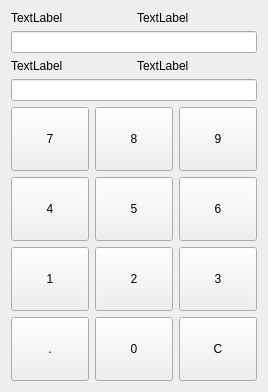
<?xml version="1.0" encoding="UTF-8"?>
<ui version="4.0">
 <class>Form</class>
 <widget class="QWidget" name="Form">
  <property name="geometry">
   <rect>
    <x>0</x>
    <y>0</y>
    <width>268</width>
    <height>386</height>
   </rect>
  </property>
  <property name="windowTitle">
   <string>Form</string>
  </property>
  <layout class="QVBoxLayout" name="verticalLayout">
   <item>
    <layout class="QGridLayout" name="gridLayout_2">
     <item row="2" column="1">
      <widget class="QLabel" name="label_4">
       <property name="text">
        <string>TextLabel</string>
       </property>
      </widget>
     </item>
     <item row="0" column="1">
      <widget class="QLabel" name="label_2">
       <property name="text">
        <string>TextLabel</string>
       </property>
      </widget>
     </item>
     <item row="3" column="0" colspan="2">
      <widget class="QLineEdit" name="le_resultat"/>
     </item>
     <item row="1" column="0" colspan="2">
      <widget class="QLineEdit" name="le_devise"/>
     </item>
     <item row="2" column="0">
      <widget class="QLabel" name="label_3">
       <property name="text">
        <string>TextLabel</string>
       </property>
      </widget>
     </item>
     <item row="0" column="0">
      <widget class="QLabel" name="label">
       <property name="text">
        <string>TextLabel</string>
       </property>
      </widget>
     </item>
    </layout>
   </item>
   <item>
    <layout class="QGridLayout" name="gridLayout">
     <item row="0" column="0">
      <widget class="QPushButton" name="btn_7">
       <property name="minimumSize">
        <size>
         <width>64</width>
         <height>64</height>
        </size>
       </property>
       <property name="text">
        <string>7</string>
       </property>
      </widget>
     </item>
     <item row="0" column="1">
      <widget class="QPushButton" name="btn_8">
       <property name="minimumSize">
        <size>
         <width>64</width>
         <height>64</height>
        </size>
       </property>
       <property name="text">
        <string>8</string>
       </property>
      </widget>
     </item>
     <item row="0" column="2">
      <widget class="QPushButton" name="btn_9">
       <property name="minimumSize">
        <size>
         <width>64</width>
         <height>64</height>
        </size>
       </property>
       <property name="text">
        <string>9</string>
       </property>
      </widget>
     </item>
     <item row="1" column="0">
      <widget class="QPushButton" name="btn_4">
       <property name="minimumSize">
        <size>
         <width>64</width>
         <height>64</height>
        </size>
       </property>
       <property name="text">
        <string>4</string>
       </property>
      </widget>
     </item>
     <item row="1" column="1">
      <widget class="QPushButton" name="btn_5">
       <property name="minimumSize">
        <size>
         <width>64</width>
         <height>64</height>
        </size>
       </property>
       <property name="text">
        <string>5</string>
       </property>
      </widget>
     </item>
     <item row="1" column="2">
      <widget class="QPushButton" name="btn_6">
       <property name="minimumSize">
        <size>
         <width>64</width>
         <height>64</height>
        </size>
       </property>
       <property name="text">
        <string>6</string>
       </property>
      </widget>
     </item>
     <item row="2" column="0">
      <widget class="QPushButton" name="btn_1">
       <property name="minimumSize">
        <size>
         <width>64</width>
         <height>64</height>
        </size>
       </property>
       <property name="text">
        <string>1</string>
       </property>
      </widget>
     </item>
     <item row="2" column="1">
      <widget class="QPushButton" name="btn_2">
       <property name="minimumSize">
        <size>
         <width>64</width>
         <height>64</height>
        </size>
       </property>
       <property name="text">
        <string>2</string>
       </property>
      </widget>
     </item>
     <item row="2" column="2">
      <widget class="QPushButton" name="btn_3">
       <property name="minimumSize">
        <size>
         <width>64</width>
         <height>64</height>
        </size>
       </property>
       <property name="text">
        <string>3</string>
       </property>
      </widget>
     </item>
     <item row="3" column="0">
      <widget class="QPushButton" name="btn_point">
       <property name="minimumSize">
        <size>
         <width>64</width>
         <height>64</height>
        </size>
       </property>
       <property name="text">
        <string>.</string>
       </property>
      </widget>
     </item>
     <item row="3" column="1">
      <widget class="QPushButton" name="btn_0">
       <property name="minimumSize">
        <size>
         <width>64</width>
         <height>64</height>
        </size>
       </property>
       <property name="text">
        <string>0</string>
       </property>
      </widget>
     </item>
     <item row="3" column="2">
      <widget class="QPushButton" name="btn_clear">
       <property name="minimumSize">
        <size>
         <width>64</width>
         <height>64</height>
        </size>
       </property>
       <property name="text">
        <string>C</string>
       </property>
      </widget>
     </item>
    </layout>
   </item>
  </layout>
 </widget>
 <resources/>
 <connections/>
</ui>
